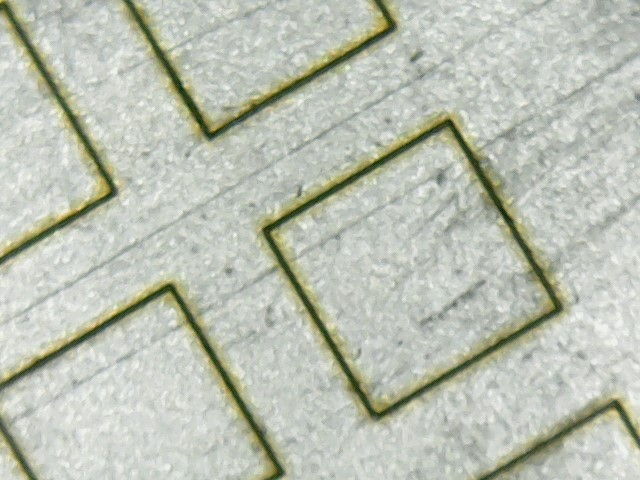
#> input picture Test_Images/test8.jpg, 640 x 480 px
$ python -i contours.py   (imports and definitions only)
#> lines starting #> are read from the running program, lines starting #| are printed output that depends on the picture; after the words box and inside, x2 and y2 are one past the last pixel; in counts of white or black regions, pixels touching at a corner belong together
### Code/imgshow.py
from cv2 import cv2
import numpy as np

# [11 lines left out: functions show, show_inv, not called in this run]

def show_inv_color(name, img):
    inv = cv2.bitwise_not(img)
    grey = cv2.cvtColor(inv, cv2.COLOR_BGR2GRAY)
    bin, thres = cv2.threshold(grey, 250, 255, cv2.THRESH_BINARY)
    cv2.imshow(name, thres)
    cv2.waitKey(0)
    cv2.destroyAllWindows()

### Code/contours.py
import numpy as np
from cv2 import cv2
import imgshow as ig

def maxcontours(img):
    '''
    Returns an image with the maximum area square separated.
    Input has to be an edges images (Output of Canny),
    Output is a binary Image
    '''
    shape = img.shape
    shape = [shape[0], shape[1], 3]

    contours, hierarchy = cv2.findContours(img, cv2.RETR_TREE, cv2.CHAIN_APPROX_NONE)

    fin = np.zeros(shape, dtype = np.uint8)

    maxArea = 0
    for i in range(int(len(contours))):
        temp = cv2.contourArea(contours[i])
        if(temp > maxArea):
            maxArea = temp

    n = len(contours)
    avgArea = 0
    for i in  range(int(n)):
        area = cv2.contourArea(contours[i])
        avgArea += area
    avgArea = int(avgArea/n)
    print(avgArea)

    for i in range(int(n)):
        area = cv2.contourArea(contours[i])
        if(int(area) > (avgArea/2)):
            fin = cv2.drawContours(fin, contours, i, (0,0,255), 3)
        else:
           continue

    fin_2 = np.zeros(shape, dtype = np.uint8)
    for i in range(int(n)):
        area = cv2.contourArea(contours[i])
        if(area == maxArea):
            fin_2 = cv2.drawContours(fin_2, contours, i, (0,255,0), 1)

    fin_blur = cv2.GaussianBlur(fin_2, (5,5), 0)

    ig.show_inv_color("contours", fin)
    ig.show_inv_color("maxArea", fin_2)
    ig.show_inv_color('Gaussian', fin_blur)

    h_input = cv2.cvtColor(fin_blur, cv2.COLOR_BGR2GRAY)
    ret,h_in = cv2.threshold(h_input,20,255,cv2.THRESH_BINARY)

    return h_in

# [3 lines not run here, left out]

>>> import cv2
>>> picture = cv2.imread('../Test_Images/test8.jpg', cv2.IMREAD_GRAYSCALE)
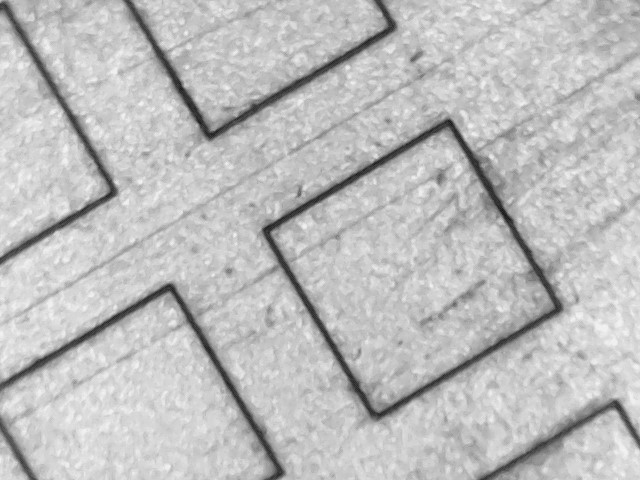
#> picture: shape (480, 640); min 19, max 246, mean 189.8
>>> result = maxcontours(picture)
#> in maxcontours, `contours, hierarchy = cv2.findContours(img, cv2.RETR_TREE, cv2.CHAIN_A..`: contours = 1 contour; box (x1, y1, x2, y2) and area: (0, 0, 640, 480) 306081
#> the loop in maxcontours, `for i in range(int(len(contours))):` made 1 pass
#> (temp, maxArea) on pass 1: (306081, 306081)
#> after the loop in maxcontours, `for i in range(int(len(contours))):`: maxArea = 306081
#> in maxcontours, `n = len(contours)`: n = 1
#> the loop in maxcontours, `for i in  range(int(n)):` made 1 pass
#> after the loop in maxcontours, `for i in  range(int(n)):`: avgArea = 306081
#| 306081
#> the loop in maxcontours, `for i in range(int(n)):` made 1 pass
#> area on pass 1: 306081
#> pass 1, in maxcontours, `fin = cv2.drawContours(fin, contours, i, (0,0,255), 3)`:
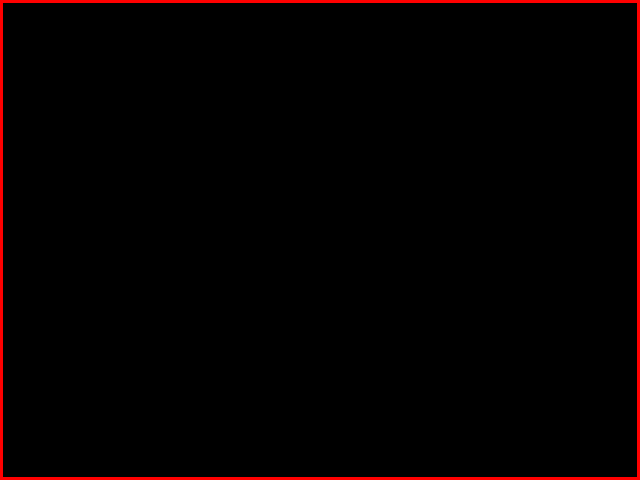
#> fin: shape (480, 640, 3); mean of channels 0, 1, 2 0, 0, 5.5; drawn as B, G, R
#> the loop in maxcontours, `for i in range(int(n)):` made 1 pass
#> pass 1, in maxcontours, `fin_2 = cv2.drawContours(fin_2, contours, i, (0,255,0), 1)`:
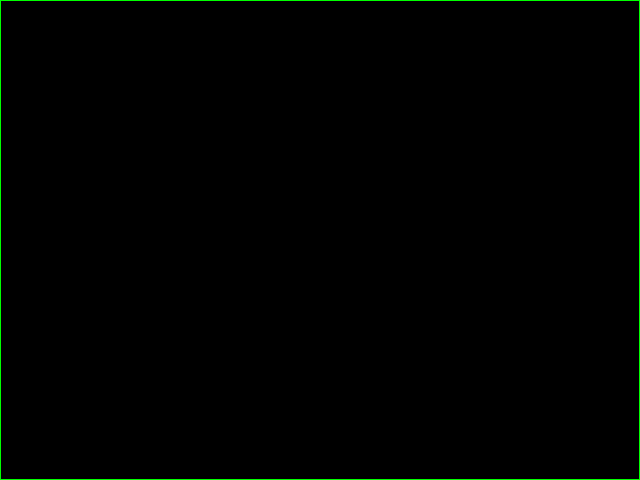
#> fin_2: shape (480, 640, 3); mean of channels 0, 1, 2 0, 1.9, 0; drawn as B, G, R
#> in show_inv_color, `grey = cv2.cvtColor(inv, cv2.COLOR_BGR2GRAY)`:
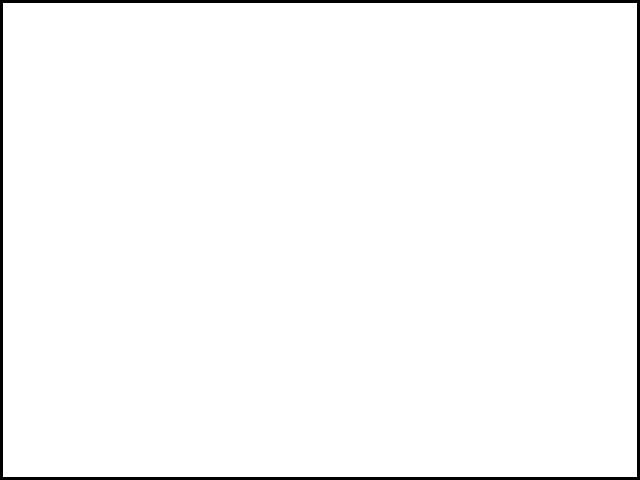
#> grey: shape (480, 640); values 179 (black) and 255 (white), 97.8% white; 1 black region, box (x1, y1, x2, y2) and area: (0, 0, 640, 480) 6684
#> call 2 of show_inv_color, with name = 'maxArea'
#> in show_inv_color (call 2), `inv = cv2.bitwise_not(img)`:
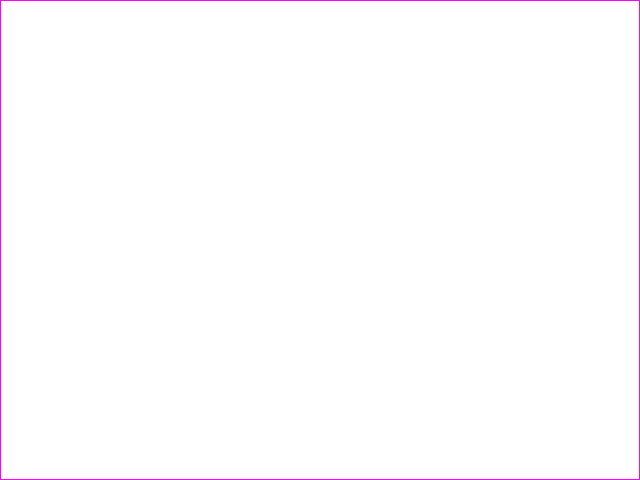
#> inv: shape (480, 640, 3); mean of channels 0, 1, 2 255, 253.1, 255; drawn as B, G, R
#> in show_inv_color (call 2), `grey = cv2.cvtColor(inv, cv2.COLOR_BGR2GRAY)`:
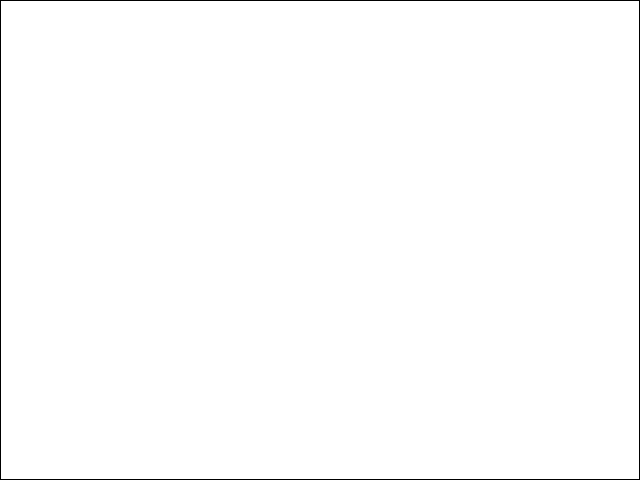
#> grey: shape (480, 640); values 105 (black) and 255 (white), 99.3% white; black in thin lines or dots
#> in show_inv_color (call 2), `bin, thres = cv2.threshold(grey, 250, 255, cv2.THRESH_BINARY)`: thres: shape (480, 640); 99.3% white; black in thin lines or dots
#> in maxcontours, `ret,h_in = cv2.threshold(h_input,20,255,cv2.THRESH_BINARY)`:
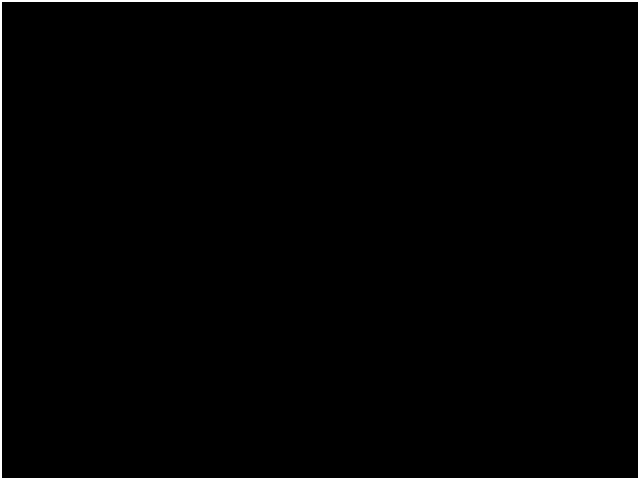
#> h_in: shape (480, 640); 1.5% white; 1 white region, box (x1, y1, x2, y2) and area: (0, 0, 640, 480) 4464

$ run again, on Test_Images/test1.jpg
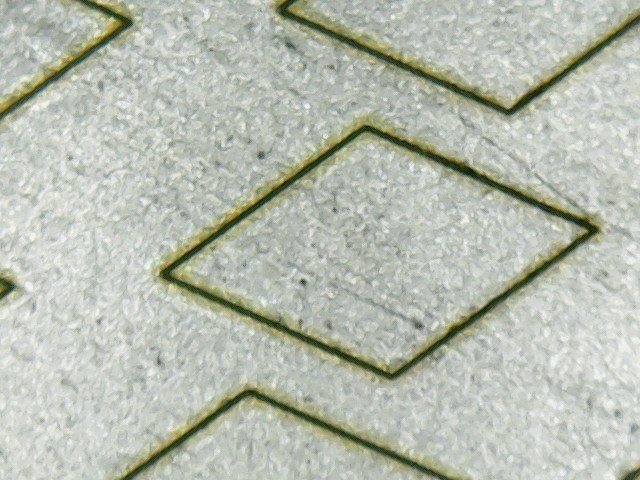
#> input picture Test_Images/test1.jpg, 640 x 480 px
#> `picture = cv2.imread('../Test_Images/test8.jpg', cv2.IMREAD_GRAYSCALE)`:
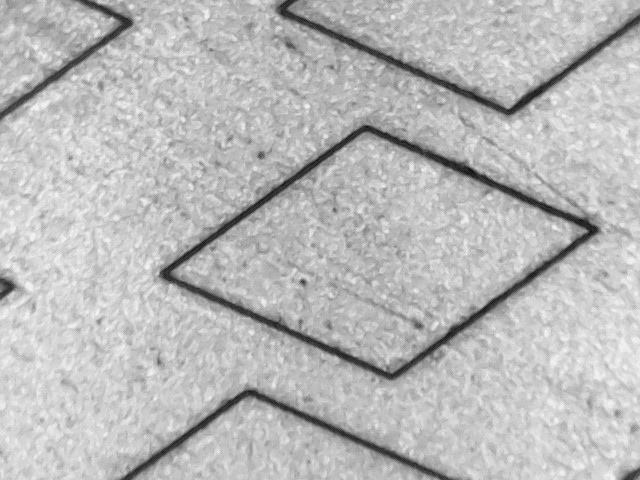
#> picture: shape (480, 640); min 12, max 247, mean 185.9
#> contours = 1 contour; box (x1, y1, x2, y2) and area: (0, 0, 640, 480) 306081
#> the loop in maxcontours, `for i in range(int(len(contours))):` made 1 pass
#> (temp, maxArea) on pass 1: (306081, 306081)
#> after the loop in maxcontours, `for i in range(int(len(contours))):`: maxArea = 306081
#> n = 1
#> the loop in maxcontours, `for i in  range(int(n)):` made 1 pass
#> after the loop in maxcontours, `for i in  range(int(n)):`: avgArea = 306081
#| 306081
#> the loop in maxcontours, `for i in range(int(n)):` made 1 pass
#> area on pass 1: 306081
#> grey: shape (480, 640); values 179 (black) and 255 (white), 97.8% white; 1 black region, box (x1, y1, x2, y2) and area: (0, 0, 640, 480) 6684
#> grey: shape (480, 640); values 105 (black) and 255 (white), 99.3% white; black in thin lines or dots
#> thres: shape (480, 640); 99.3% white; black in thin lines or dots
#> h_in: shape (480, 640); 1.5% white; 1 white region, box (x1, y1, x2, y2) and area: (0, 0, 640, 480) 4464

$ run again, on Test_Images/test10.jpg
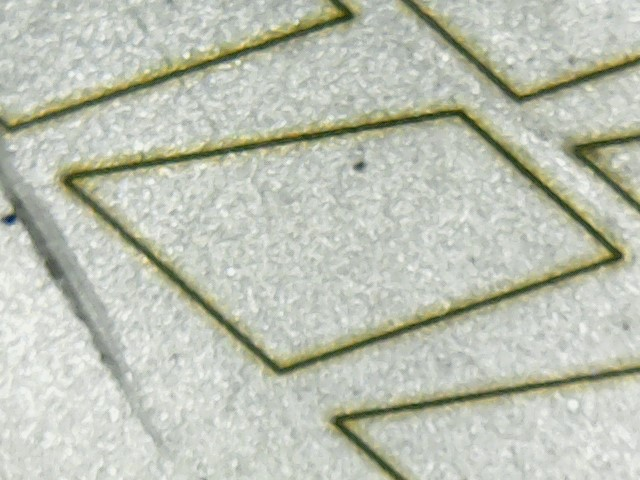
#> input picture Test_Images/test10.jpg, 640 x 480 px
#> `picture = cv2.imread('../Test_Images/test8.jpg', cv2.IMREAD_GRAYSCALE)`:
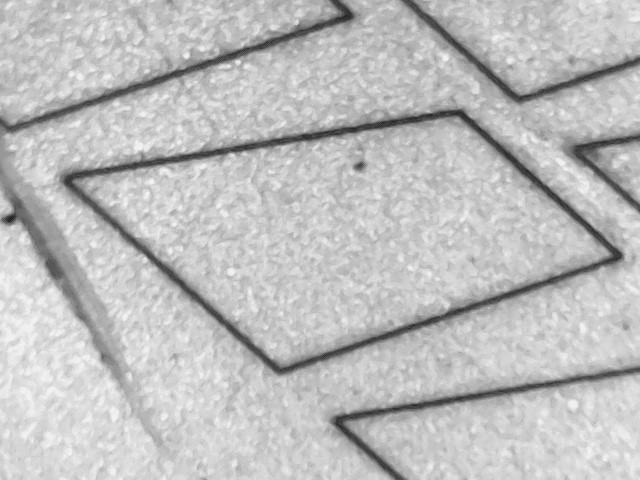
#> picture: shape (480, 640); min 26, max 249, mean 190.1
#> contours = 1 contour; box (x1, y1, x2, y2) and area: (0, 0, 640, 480) 306081
#> the loop in maxcontours, `for i in range(int(len(contours))):` made 1 pass
#> (temp, maxArea) on pass 1: (306081, 306081)
#> after the loop in maxcontours, `for i in range(int(len(contours))):`: maxArea = 306081
#> n = 1
#> the loop in maxcontours, `for i in  range(int(n)):` made 1 pass
#> after the loop in maxcontours, `for i in  range(int(n)):`: avgArea = 306081
#| 306081
#> the loop in maxcontours, `for i in range(int(n)):` made 1 pass
#> area on pass 1: 306081
#> grey: shape (480, 640); values 179 (black) and 255 (white), 97.8% white; 1 black region, box (x1, y1, x2, y2) and area: (0, 0, 640, 480) 6684
#> grey: shape (480, 640); values 105 (black) and 255 (white), 99.3% white; black in thin lines or dots
#> thres: shape (480, 640); 99.3% white; black in thin lines or dots
#> h_in: shape (480, 640); 1.5% white; 1 white region, box (x1, y1, x2, y2) and area: (0, 0, 640, 480) 4464
